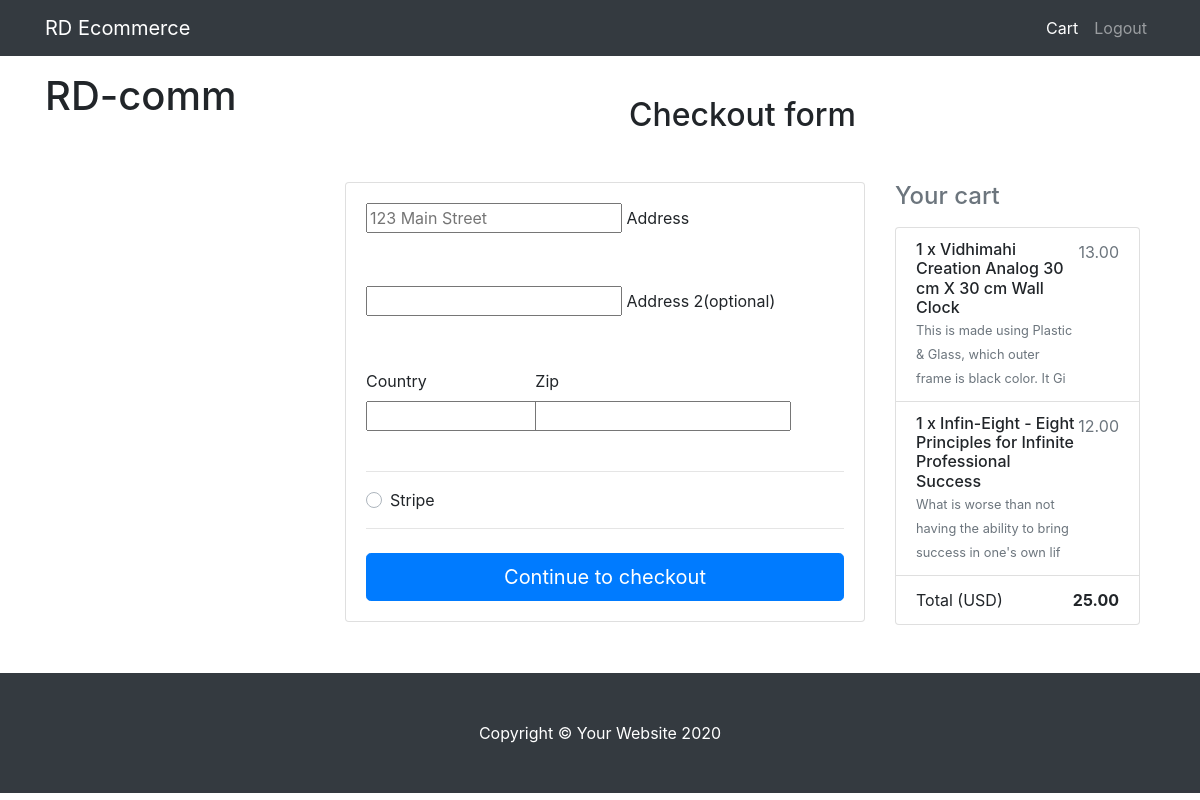
Screenshot of /cart/checkout/ (signed in) with the database file from the repository.
### orders/models.py (models this page shows, shortened)
class OrderItem(models.Model):
    product = models.ForeignKey(Product, on_delete=models.CASCADE)
    quantity = models.IntegerField(default=1)
    order = models.ForeignKey('Order', on_delete=models.CASCADE)
    def get_total_item_price(self):
        return self.product.price * self.quantity

class Order(models.Model):
    user = models.ForeignKey(User, on_delete=models.CASCADE)
    start_date = models.DateTimeField(auto_now_add=True)
    ordered_date = models.DateTimeField(null=True)
    is_ordered = models.BooleanField(default=False)
    checkout_address = models.ForeignKey(CheckoutAddress, on_delete=models.SET_NULL,blank=True, null=True)
    payment = models.ForeignKey(Payment, on_delete=models.SET_NULL, blank=True, null=True)
    def get_total_order_price(self):
        total = 0
        for orderitem in self.orderitem_set.all():
            total += orderitem.get_total_item_price()
        return total

### products/models.py (models this page shows, shortened)
class Product(models.Model):
    name = models.CharField(max_length=200)
    category = models.ForeignKey('Category', on_delete=models.CASCADE)
    description = models.TextField(max_length=2000, default='')
    photo = models.URLField(max_length=900, default='https://via.placeholder.com/300x400?text=No+photo')
    price = models.DecimalField(max_digits=10, decimal_places=2)
    slug = models.SlugField()

### orders/views.py (the view, shortened to what this page needs)
# urls.py: path('checkout/', CheckoutView.as_view(), name='checkout'),
class CheckoutView(View):
    def get(self, *args, **kwargs):
        form = CheckoutForm()
        order = Order.objects.get(user=self.request.user, is_ordered=False)
        order_items = order.orderitem_set.all()
        context = {
            'form': form,
            'order_items': order_items,
            'order_total_price': order.get_total_order_price,
        }
        return render(self.request, "checkout.html", context)

### orders/forms.py
class CheckoutForm(forms.Form):
    street_address = forms.CharField(widget=forms.TextInput(attrs={
        'placeholder': '123 Main Street'
    }))
    apartment_address = forms.CharField(required=False)
    country = CountryField(blank_label='(select country)').formfield(
        required=False,
        widget=CountrySelectWidget(attrs={
            'class': 'custom-select d-block w-100',
        }))
    zip = forms.CharField(required=False)
    payment_option = forms.ChoiceField(
        widget=forms.RadioSelect, choices=PAYMENT_CHOICES)

### templates/checkout.html (shortened to what this page needs)
{% extends "base.html" %}
{% load crispy_forms_tags %}
{% block content %}
    <div class="container wow fadeIn">
      <h2 class="my-5 h2 text-center">Checkout form</h2>
      <div class="row">
        <div class="col-md-8 mb-4">
          <div class="card">
            <form method="POST" class="card-body">
              <div class="md-form mb-5">
                {{ form.street_address }}
                <label for="address" class="">Address</label>
              </div>
              <div class="md-form mb-5">
                {{ form.apartment_address }}
                <label for="address-2" class="">Address 2(optional)</label>
              </div>
              <div class="row">
                <div class="col-lg-4 col-md-12 mb-4">
                  <label for="country">Country</label>
                  {{ form.country }}
                </div>
                <div class="col-lg-4 col-md-6 mb-4">
                    <label for="zip">Zip</label>
                    {{ form.zip }}
                </div>
              </div>
              <hr>
              <div class="d-block my-3">
                {% for value, name in form.fields.payment_option.choices %}
                <div class="custom-control custom-radio">
                  <label class="custom-control-label" for="{{ name }}">{{ name }}</label>
                </div>
                {% endfor %}
              </div>
              <hr class="mb-4">
              <button class="btn btn-primary btn-lg btn-block" type="submit">Continue to checkout</button>
            </form>
          </div>
        </div>
        <div class="col-md-4 mb-4">
          <h4 class="d-flex justify-content-between align-items-center mb-3">
            <span class="text-muted">Your cart</span>
          </h4>
          <ul class="list-group mb-4 z-depth-1">
               {% for order_item in order_items %}
                    <li class="list-group-item d-flex justify-content-between lh-condensed">
                      <div>
                        <h6 class="my-0">{{ order_item.quantity }} x {{ order_item.product.name }}</h6>
                        <small class="text-muted">{{ order_item.product.description|slice:"0:75"  }}</small>
                      </div>
                      <span class="text-muted">{{ order_item.get_total_item_price }}</span>
                    </li>
                {% endfor %}
            <li class="list-group-item d-flex justify-content-between">
                <span>Total (USD)</span>
                <strong>{{ order_total_price }}</strong>
            </li>
          </ul>
        </div>
      </div>
    </div>
{% endblock %}

### rows the page displays
OrderItem: quantity "1", product.name "Vidhimahi Creation Analog 30 cm X 30 cm Wall Clock", product.description "This is made using Plastic & Glass, which outer frame is black color. It Gi", get_total_item_price "13.00"
OrderItem: quantity "1", product.name "Infin-Eight - Eight Principles for Infinite Professional Success", product.description "What is worse than not having the ability to bring success in one's own lif", get_total_item_price "12.00"
Order: id.quantity "25.00"

### other values shown
{{ name }} "Stripe"
